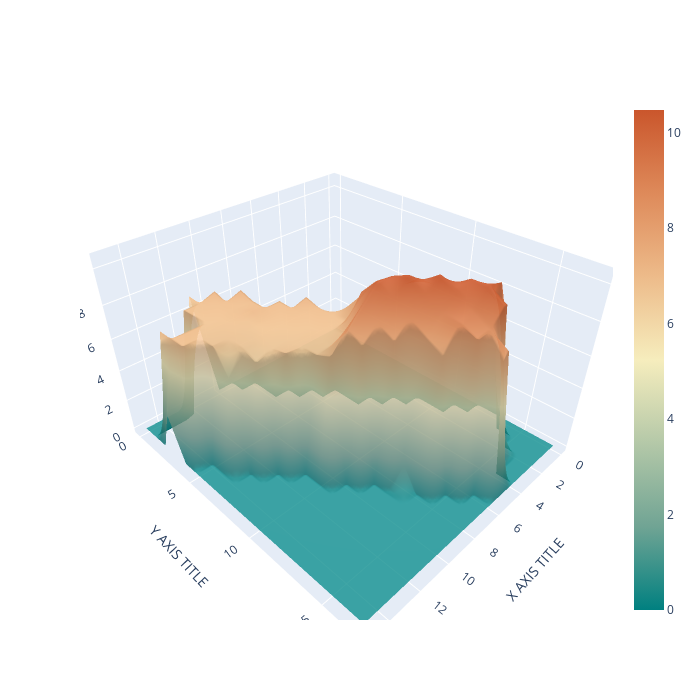

Source (notebook cell):
### Markdown cell above
### 3D AXES

### Code cell
fig = go.Figure(data=go.Surface (z= CHM_Provinciesteenweg , opacity=0.8, colorscale='geyser'))
                  

fig.update_layout(scene = dict(
                    xaxis_title='X AXIS TITLE',
                    yaxis_title='Y AXIS TITLE',
                    zaxis_title='Z AXIS TITLE'),
                    width=700,
                    height = 700
                  )

fig.show()

### Figure 1 — Plotly figure (JSON) as saved in the notebook; plotly's stock layout.template omitted (floating-point values rounded to 4 significant figures; data arrays with more than 128 entries replaced by an {"elided": "..."} marker saying what was removed)
{"data": [{"colorscale": [[0, "rgb(0, 128, 128)"], [0.1667, "rgb(112, 164, 148)"], [0.3333, "rgb(180, 200, 168)"], [0.5, "rgb(246, 237, 189)"], [0.6667, "rgb(237, 187, 138)"], [0.8333, "rgb(222, 138, 90)"], [1, "rgb(202, 86, 44)"]], "opacity": 0.8, "type": "surface", "z": {"elided": "18x16 float values"}}], "layout": {"height": 700, "scene": {"xaxis": {"title": {"text": "X AXIS TITLE"}}, "yaxis": {"title": {"text": "Y AXIS TITLE"}}, "zaxis": {"title": {"text": "Z AXIS TITLE"}}}, "width": 700}}
